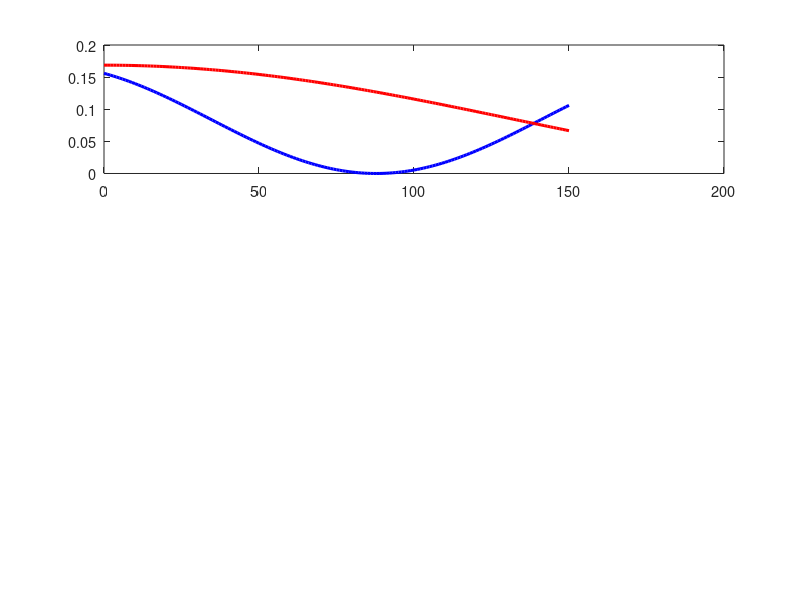

MATLAB code to generate this figure: (Note: this script raises an error after producing the figure.)
%% Silicon Photonic MRR ODE Solver: Thermal Tuning Range & Coefficient Extrema
% Reference: J. Wu et al., "Compact tunable silicon photonic differential-equation
%            solver for general linear time-invariant systems," Optics Express 22(21),
%            26254-26264 (2014).
%
% Theoretical & Physical Purpose:
% -------------------------------
% Given the typical silicon waveguide propagation loss of the paper (alpha = 8.0 dB/cm),
% this script computes the exact minimum and maximum achievable values of the
% first-order ODE coefficients [a0, b0] as a function of the minimum and maximum
% temperatures (T_min, T_max) applied to the thermo-optic microheaters controlling
% the two interferometric couplers.
%
% Governing Equations (Coupled-Mode Theory):
%   dy(t)/dt + a0*y(t) = dx(t)/dt + b0*x(t)
%
%   a0(T1, T2) = gamma_i + gamma_e1(T1) + gamma_e2(T2)
%   b0(T1, T2) = gamma_i + gamma_e2(T2) - gamma_e1(T1)
%
% where:
%   gamma_i       = (c * alpha_lin) / (2 * ng)  [Constant, fixed by alpha = 8 dB/cm]
%   gamma_e1(T1)  = - (c * ln(1 - kappa1(T1))) / (2 * ng * L)
%   gamma_e2(T2)  = - (c * ln(1 - kappa2(T2))) / (2 * ng * L)
%   kappa1,2(T)   = 2 * kappa0 * (1 - kappa0) * [1 + cos(Delta_phi1,2(T))]
%   Delta_phi1(T) = Delta_phi1_0 + (2*pi/lambda0) * (dn/dT) * Lb1 * (T1 - T_ambient)
%   Delta_phi2(T) = Delta_phi2_0 + (2*pi/lambda0) * (dn/dT) * Lb2 * (T2 - T_ambient)

clear; close all; clc;

%% 1. Baseline Physical Constants & Waveguide Parameters (Wu et al. 2014)
c             = 2.99792458e8;       % Speed of light in vacuum [m/s]
lambda0       = 1550.391e-9;        % Operating optical wavelength [m] (1550.391 nm)
f0            = c / lambda0;        % Optical carrier frequency [Hz] (~193.366 THz)
w0            = 2 * pi * f0;        % Optical carrier angular frequency [rad/s]
L             = 178.98e-6;          % Ring circumference [m] (178.98 um)
ng            = 4.1850;             % Silicon waveguide group index (TE mode)
tau_rt        = ng * L / c;         % Round-trip time [s] (~2.498 ps)
FSR           = 1 / tau_rt;         % Free Spectral Range [Hz] (~400.24 GHz)

% Waveguide Propagation Loss from Paper
alpha_dB_cm   = 8.0;                % Waveguide power loss factor [dB/cm]
alpha_dB_m    = alpha_dB_cm * 100;  % [dB/m]
alpha_lin     = alpha_dB_m * log(10) / 10; % Linear attenuation coefficient [1/m] (~184.2 1/m)
gamma_i       = c * alpha_lin / (2 * ng);  % Intrinsic cavity decay rate [rad/s] (~6.598e9 rad/s)
eta_roundtrip = 1 - exp(-alpha_lin * L);    % Round-trip intrinsic power loss (~3.25%)
Qi            = w0 / (2 * gamma_i);        % Intrinsic cavity quality factor (~9.21e4)

% MZI Tunable Interferometric Coupler Parameters (Section 3 of Paper)
kappa0        = 0.0441;             % Directional coupler splitting power ratio (FDTD)
kappa_max     = 4 * kappa0 * (1 - kappa0); % Maximum MZI power coupling (~0.168621)
gamma_e_max   = - c * log(1 - kappa_max) / (2 * ng * L); % Max coupling rate (~3.696e10 rad/s)

% Thermo-Optic Properties & Heater Arm Lengths (Wu et al. 2014)
dn_dT         = 1.86e-4;            % Thermo-optic coefficient of silicon [1/K]
Lb1           = 116.80e-6;          % Coupler 1 bus arm heater length [m] (116.80 um)
Lr1           = 47.12e-6;           % Coupler 1 ring arm length [m] (47.12 um)
Lb2           = 47.12e-6;           % Coupler 2 bus arm heater length [m] (47.12 um)
Lr2           = 47.12e-6;           % Coupler 2 ring arm length [m] (47.12 um)

% Geometrical Path Length Differences
dL1           = Lb1 - Lr1;          % Arm length difference coupler 1: 69.68 um
dL2           = Lb2 - Lr2;          % Arm length difference coupler 2: 0.00 um (symmetric arms)

% Static Geometrical Phase Offsets at Ambient Temperature (dT = 0)
dphi1_0       = (2 * pi / lambda0) * ng * dL1; % Static phase offset coupler 1 [rad]
dphi2_0       = (2 * pi / lambda0) * ng * dL2; % Static phase offset coupler 2 = 0 [rad]

% Characteristic Temperature Tuning Scales
% Temperature increase required for pi phase shift (minimum to maximum coupling):
dT_pi_1       = lambda0 / (2 * dn_dT * Lb1); % ~35.68 K for Heater 1
dT_pi_2       = lambda0 / (2 * dn_dT * Lb2); % ~88.45 K for Heater 2
% Temperature increase required for full 2*pi phase cycle:
dT_2pi_1      = lambda0 / (dn_dT * Lb1);     % ~71.37 K for Heater 1
dT_2pi_2      = lambda0 / (dn_dT * Lb2);     % ~176.90 K for Heater 2

%% 2. User-Defined Operating Temperature Window
% You can adjust these temperatures to evaluate your specific lab setup!
T_ambient_C   = 20.0;               % Ambient / baseline chip temperature [deg C]
T_min_C       = 20.0;               % Minimum achievable heater temperature [deg C]
T_max_C       = 120.0;              % Maximum allowable heater temperature [deg C]

% Temperature elevations relative to ambient [K]
dT_min        = max(0, T_min_C - T_ambient_C);
dT_max        = max(dT_min, T_max_C - T_ambient_C);

%% 3. Analytical Global Physical Extrema (Device Theoretical Boundaries)
% Regardless of temperature, the physical interferometric couplers can only
% span power couplings in the range kappa in [0, kappa_max].
% Because gamma_e(kappa) is strictly monotonic with kappa:
%   gamma_e in [0, gamma_e_max]
%
% Absolute Global Extrema for alpha = 8.0 dB/cm:
% a0 = gamma_i + gamma_e1 + gamma_e2:
a0_global_min = gamma_i;                                % kappa1 = 0, kappa2 = 0
a0_global_max = gamma_i + 2 * gamma_e_max;              % kappa1 = kappa_max, kappa2 = kappa_max

% b0 = gamma_i + gamma_e2 - gamma_e1:
b0_global_min = gamma_i - gamma_e_max;                  % kappa1 = kappa_max, kappa2 = 0 (over-coupled)
b0_global_max = gamma_i + gamma_e_max;                  % kappa1 = 0, kappa2 = kappa_max (under-coupled)

% The 4 Vertices of the Complete Achievable Parallelogram in (a0, b0) space:
V1 = [a0_global_min,                      gamma_i];                   % (k1=0, k2=0)
V2 = [gamma_i + gamma_e_max,              gamma_i - gamma_e_max];     % (k1=max, k2=0)
V3 = [a0_global_max,                      gamma_i];                   % (k1=max, k2=max)
V4 = [gamma_i + gamma_e_max,              gamma_i + gamma_e_max];     % (k1=0, k2=max)

%% 4. Achievable Extrema for the Specific Temperature Window [T_min, T_max]
% Sample the [dT_min, dT_max] temperature window finely
N_pts_T       = 300;
dT1_vec       = linspace(dT_min, dT_max, N_pts_T);
dT2_vec       = linspace(dT_min, dT_max, N_pts_T);

% Coupler phase shifts across the operating temperature span
phi1_vec      = dphi1_0 + (2 * pi / lambda0) * dn_dT * Lb1 * dT1_vec;
phi2_vec      = dphi2_0 + (2 * pi / lambda0) * dn_dT * Lb2 * dT2_vec;

% Coupler power coupling ranges achievable within [T_min, T_max]
k1_T_vec      = 2 * kappa0 * (1 - kappa0) * (1 + cos(phi1_vec));
k2_T_vec      = 2 * kappa0 * (1 - kappa0) * (1 + cos(phi2_vec));

k1_win_min    = min(k1_T_vec);
k1_win_max    = max(k1_T_vec);
k2_win_min    = min(k2_T_vec);
k2_win_max    = max(k2_T_vec);

% Corresponding decay rate ranges
ge1_win_min   = - c * log(max(1 - k1_win_min, 1e-12)) / (2 * ng * L);
ge1_win_max   = - c * log(max(1 - k1_win_max, 1e-12)) / (2 * ng * L);
ge2_win_min   = - c * log(max(1 - k2_win_min, 1e-12)) / (2 * ng * L);
ge2_win_max   = - c * log(max(1 - k2_win_max, 1e-12)) / (2 * ng * L);

% Achievable Extrema within [T_min, T_max]:
a0_win_min    = gamma_i + ge1_win_min + ge2_win_min;
a0_win_max    = gamma_i + ge1_win_max + ge2_win_max;

b0_win_min    = gamma_i + ge2_win_min - ge1_win_max;
b0_win_max    = gamma_i + ge2_win_max - ge1_win_min;

%% 5. Parametric Sweep: Extrema as a Continuous Function of Delta_T_max
% Here we sweep the upper thermal tuning limit Delta_T_max from 0 to 150 K
% to show how the bounds expand until saturation.
dT_sweep_max  = linspace(0, 150, 151); % 0 to 150 K temperature elevation
N_sweep       = length(dT_sweep_max);

a0_min_sweep  = zeros(1, N_sweep);
a0_max_sweep  = zeros(1, N_sweep);
b0_min_sweep  = zeros(1, N_sweep);
b0_max_sweep  = zeros(1, N_sweep);
k1_min_sweep  = zeros(1, N_sweep);
k1_max_sweep  = zeros(1, N_sweep);
k2_min_sweep  = zeros(1, N_sweep);
k2_max_sweep  = zeros(1, N_sweep);

for s = 1:N_sweep
    dt_lim = dT_sweep_max(s);
    if dt_lim == 0
        p1 = dphi1_0;
        p2 = dphi2_0;
    else
        dt_sub = linspace(0, dt_lim, 100);
        p1 = dphi1_0 + (2 * pi / lambda0) * dn_dT * Lb1 * dt_sub;
        p2 = dphi2_0 + (2 * pi / lambda0) * dn_dT * Lb2 * dt_sub;
    end
    k1_sub = 2 * kappa0 * (1 - kappa0) * (1 + cos(p1));
    k2_sub = 2 * kappa0 * (1 - kappa0) * (1 + cos(p2));
    
    k1_min_sweep(s) = min(k1_sub);
    k1_max_sweep(s) = max(k1_sub);
    k2_min_sweep(s) = min(k2_sub);
    k2_max_sweep(s) = max(k2_sub);
    
    ge1_min_s = - c * log(max(1 - k1_min_sweep(s), 1e-12)) / (2 * ng * L);
    ge1_max_s = - c * log(max(1 - k1_max_sweep(s), 1e-12)) / (2 * ng * L);
    ge2_min_s = - c * log(max(1 - k2_min_sweep(s), 1e-12)) / (2 * ng * L);
    ge2_max_s = - c * log(max(1 - k2_max_sweep(s), 1e-12)) / (2 * ng * L);
    
    a0_min_sweep(s) = gamma_i + ge1_min_s + ge2_min_s;
    a0_max_sweep(s) = gamma_i + ge1_max_s + ge2_max_s;
    b0_min_sweep(s) = gamma_i + ge2_min_s - ge1_max_s;
    b0_max_sweep(s) = gamma_i + ge2_max_s - ge1_min_s;
end

%% 6. 2D Meshgrid Parameter Space across [T_min, T_max]
[DT1, DT2]    = meshgrid(dT1_vec, dT2_vec);
Phi1_2D       = dphi1_0 + (2 * pi / lambda0) * dn_dT * Lb1 * DT1;
Phi2_2D       = dphi2_0 + (2 * pi / lambda0) * dn_dT * Lb2 * DT2;

K1_2D         = 2 * kappa0 * (1 - kappa0) * (1 + cos(Phi1_2D));
K2_2D         = 2 * kappa0 * (1 - kappa0) * (1 + cos(Phi2_2D));

Ge1_2D        = - c * log(max(1 - K1_2D, 1e-12)) / (2 * ng * L);
Ge2_2D        = - c * log(max(1 - K2_2D, 1e-12)) / (2 * ng * L);

A0_2D         = gamma_i + Ge1_2D + Ge2_2D;
B0_2D         = gamma_i + Ge2_2D - Ge1_2D;

%% 7. Formatted Console Summary & Physical Insights
fprintf('========================================================================================\n');
fprintf('       SILICON PHOTONIC MRR ODE SOLVER: THERMAL TUNING & COEFFICIENT BOUNDS             \n');
fprintf('       Reference: Wu et al., Optics Express 22(21), 26254-26264 (2014)                  \n');
fprintf('========================================================================================\n');
fprintf('Waveguide Propagation Loss (alpha)  : %.2f dB/cm (Linear: %.2f m^-1)\n', alpha_dB_cm, alpha_lin);
fprintf('Cavity Round-Trip Loss (eta)        : %.3f %% (Intrinsic Qi = %.2e)\n', eta_roundtrip * 100, Qi);
fprintf('Fixed Intrinsic Decay Rate (gamma_i): %.4e rad/s\n', gamma_i);
fprintf('Max MZI Power Coupling (kappa_max)  : %.6f (Directional coupler kappa0 = %.4f)\n', kappa_max, kappa0);
fprintf('Max Coupling Decay Rate (gamma_max) : %.4e rad/s\n', gamma_e_max);
fprintf('----------------------------------------------------------------------------------------\n');
fprintf('THERMO-OPTIC HEATER CHARACTERISTICS:\n');
fprintf('  Heater 1 (Through Coupler Bus Arm): Lb1 = %.2f um, Lr1 = %.2f um (Delta_L1 = %.2f um)\n', ...
        Lb1 * 1e6, Lr1 * 1e6, dL1 * 1e6);
fprintf('    -> Delta_T for pi phase shift   : %.2f K (%.1f deg C above ambient)\n', dT_pi_1, T_ambient_C + dT_pi_1);
fprintf('    -> Delta_T for 2*pi phase shift : %.2f K (%.1f deg C above ambient)\n', dT_2pi_1, T_ambient_C + dT_2pi_1);
fprintf('  Heater 2 (Drop Coupler Bus Arm)   : Lb2 = %.2f um, Lr2 = %.2f um (Delta_L2 = 0.00 um)\n', ...
        Lb2 * 1e6, Lr2 * 1e6);
fprintf('    -> Delta_T for pi phase shift   : %.2f K (%.1f deg C above ambient)\n', dT_pi_2, T_ambient_C + dT_pi_2);
fprintf('    -> Delta_T for 2*pi phase shift : %.2f K (%.1f deg C above ambient)\n', dT_2pi_2, T_ambient_C + dT_2pi_2);
fprintf('----------------------------------------------------------------------------------------\n');
fprintf('ABSOLUTE GLOBAL PHYSICAL EXTREMA (Device Architecture Limits at alpha = 8.0 dB/cm):\n');
fprintf('  Coefficient a0 (Bandwidth / Damping) :\n');
fprintf('    - Minimum a0 [kappa1=0, kappa2=0] : %.4e rad/s\n', a0_global_min);
fprintf('    - Maximum a0 [kappa1=max, kappa2=max]: %.4e rad/s\n', a0_global_max);
fprintf('    - Full a0 Tuning Span (Delta a0)  : %.4e rad/s (Dynamic Ratio = %.1fx)\n', ...
        a0_global_max - a0_global_min, a0_global_max/a0_global_min);
fprintf('  Coefficient b0 (Zero Location / Coupling Symmetry) :\n');
fprintf('    - Minimum b0 [kappa1=max, kappa2=0] : %+.4e rad/s -> Deep Over-coupled\n', ...
        b0_global_min);
fprintf('    - Maximum b0 [kappa1=0, kappa2=max] : %+.4e rad/s -> Deep Under-coupled\n', ...
        b0_global_max);
fprintf('    - Critical Coupling Zero-Crossing  : b0 = 0 rad/s (gamma_e1 - gamma_e2 = gamma_i = %.4e rad/s)\n', ...
        gamma_i);
fprintf('----------------------------------------------------------------------------------------\n');
fprintf('CONFIGURED OPERATING WINDOW: T in [%.1f, %.1f] deg C (Delta_T in [%.1f, %.1f] K):\n', ...
        T_min_C, T_max_C, dT_min, dT_max);
fprintf('  Coupler 1 Achievable Coupling     : kappa1 in [%.4f, %.4f]\n', k1_win_min, k1_win_max);
fprintf('  Coupler 2 Achievable Coupling     : kappa2 in [%.4f, %.4f]\n', k2_win_min, k2_win_max);
fprintf('  Achieved a0 Range                 : [%.4e, %.4e] rad/s\n', a0_win_min, a0_win_max);
fprintf('  Achieved b0 Range                 : [%+.4e, %+.4e] rad/s\n', b0_win_min, b0_win_max);
if b0_win_min < 0 && b0_win_max > 0
    fprintf('  Coupling Regimes Accessible       : BOTH Over-coupled (b0 < 0) and Under-coupled (b0 > 0)!\n');
    fprintf('                                      Includes Critical Coupling Differentiator Mode (b0 = 0).\n');
elseif b0_win_max <= 0
    fprintf('  Coupling Regimes Accessible       : Exclusively Over-coupled (b0 <= 0).\n');
else
    fprintf('  Coupling Regimes Accessible       : Exclusively Under-coupled (b0 >= 0).\n');
end
fprintf('========================================================================================\n\n');

%% 8. Visualization: Figure 1 - Evolution of Extrema vs. Maximum Temperature
set(0, 'DefaultAxesFontSize', 10.5, 'DefaultLineLineWidth', 1.8);

fig1 = figure('Name', 'MRR ODE Solver - Thermal Tuning Range & Extrema', ...
              'Position', [60, 40, 950, 850], 'Color', 'w');

% (a) Power Coupling Coefficients vs Temperature Elevation
subplot(3, 1, 1);
plot(dT_sweep_max, k1_T_vec(1:N_sweep), 'b-', 'LineWidth', 2.2, 'DisplayName', '\kappa_1(\Delta T_1) (Heater 1, L_{b1}=116.8 \mum)');
hold on;
plot(dT_sweep_max, k2_T_vec(1:N_sweep), 'r-', 'LineWidth', 2.2, 'DisplayName', '\kappa_2(\Delta T_2) (Heater 2, L_{b2}=47.1 \mum)');
yline(kappa_max, 'k:', 'LineWidth', 1.5, 'DisplayName', sprintf('\\kappa_{max} = %.4f', kappa_max));
yline(0, 'k--', 'LineWidth', 1.2, 'DisplayName', '\kappa_{min} = 0');
xline(dT_pi_1, 'b--', 'LineWidth', 1.2, 'DisplayName', sprintf('\\Delta T_{\\pi,1} = %.1f K', dT_pi_1));
xline(dT_pi_2, 'r--', 'LineWidth', 1.2, 'DisplayName', sprintf('\\Delta T_{\\pi,2} = %.1f K', dT_pi_2));
grid on; box on;
xlim([0, 150]); ylim([-0.01, 0.185]);
xlabel('Temperature Elevation \Delta T [K]');
ylabel('Power Coupling Ratio \kappa');
title('(a) Coupler Power Couplings vs. Heater Temperature');
legend('Location', 'northeast', 'FontSize', 8.5);

% (b) Min and Max a0 vs Temperature Tuning Range Delta_T_max
subplot(3, 1, 2);
a0_min_rad = a0_min_sweep;
a0_max_rad = a0_max_sweep;
fill([dT_sweep_max, fliplr(dT_sweep_max)], ...
     [a0_max_rad, fliplr(a0_min_rad)], ...
     [0.85, 0.92, 1.0], 'EdgeColor', 'none', 'DisplayName', 'Achievable a_0 Bandwidth Range');
hold on;
plot(dT_sweep_max, a0_max_rad, 'b-', 'LineWidth', 2.2, 'DisplayName', 'a_{0,max}(\Delta T_{max})');
plot(dT_sweep_max, a0_min_rad, 'b--', 'LineWidth', 2.0, 'DisplayName', 'a_{0,min}(\Delta T_{max})');
yline(a0_global_max, 'k:', 'LineWidth', 1.5, 'DisplayName', sprintf('Global a_{0,max} = %.2e rad/s', a0_global_max));
yline(a0_global_min, 'k-.', 'LineWidth', 1.5, 'DisplayName', sprintf('Global a_{0,min} = \\gamma_i = %.2e rad/s', a0_global_min));
xline(dT_max, 'm-', 'LineWidth', 1.6, 'DisplayName', sprintf('User Window \\Delta T_{max} = %.0f K', dT_max));
grid on; box on;
xlim([0, 150]); ylim([0, 9e10]);
xlabel('Maximum Temperature Tuning Range \Delta T_{max} [K]');
ylabel('ODE Coefficient a_0 [rad/s]');
title('(b) Bandwidth / Damping Coefficient a_0 Tuning Range');
legend('Location', 'east', 'FontSize', 8.5);

% (c) Min and Max b0 vs Temperature Tuning Range Delta_T_max
subplot(3, 1, 3);
b0_min_rad = b0_min_sweep;
b0_max_rad = b0_max_sweep;
fill([dT_sweep_max, fliplr(dT_sweep_max)], ...
     [b0_max_rad, fliplr(b0_min_rad)], ...
     [1.0, 0.88, 0.88], 'EdgeColor', 'none', 'DisplayName', 'Achievable b_0 Tuning Range');
hold on;
plot(dT_sweep_max, b0_max_rad, 'r-', 'LineWidth', 2.2, 'DisplayName', 'b_{0,max}(\Delta T_{max}) (Under-coupled)');
plot(dT_sweep_max, b0_min_rad, 'r--', 'LineWidth', 2.0, 'DisplayName', 'b_{0,min}(\Delta T_{max}) (Over-coupled)');
yline(0, 'k-', 'LineWidth', 1.4, 'DisplayName', 'Critical Coupling Line (b_0 = 0)');
yline(b0_global_max, 'k:', 'LineWidth', 1.5, 'DisplayName', sprintf('Global b_{0,max} = %+.2e rad/s', b0_global_max));
yline(b0_global_min, 'k-.', 'LineWidth', 1.5, 'DisplayName', sprintf('Global b_{0,min} = %.2e rad/s', b0_global_min));
xline(dT_max, 'm-', 'LineWidth', 1.6, 'DisplayName', sprintf('User Window \\Delta T_{max} = %.0f K', dT_max));
grid on; box on;
xlim([0, 150]); ylim([-3.5e10, 5e10]);
xlabel('Maximum Temperature Tuning Range \Delta T_{max} [K]');
ylabel('ODE Coefficient b_0 [rad/s]');
title('(c) Zero Location / Coupling Symmetry b_0 Tuning Range');
legend('Location', 'east', 'FontSize', 8.5);

%% 9. Visualization: Figure 2 - 2D Thermal Landscapes & Reachable (a0, b0) Space
fig2 = figure('Name', 'MRR ODE Solver - 2D Operational Space & Landscapes', ...
              'Position', [120, 100, 1100, 820], 'Color', 'w');

T1_grid_C = T_ambient_C + DT1;
T2_grid_C = T_ambient_C + DT2;

% (a) 2D Contour of a0 across the (T1, T2) Heater Control Plane
subplot(2, 2, 1);
contourf(T1_grid_C, T2_grid_C, A0_2D, 25, 'LineColor', 'none');
colorbar; colormap(gca, 'jet');
hold on;
xlabel('Heater 1 Temperature T_1 [^\circC]');
ylabel('Heater 2 Temperature T_2 [^\circC]');
title('(a) Coefficient a_0 [rad/s] vs. (T_1, T_2)');
grid on; box on;

% (b) 2D Contour of b0 across the (T1, T2) Heater Control Plane
subplot(2, 2, 2);
contourf(T1_grid_C, T2_grid_C, B0_2D, 25, 'LineColor', 'none');
colorbar; colormap(gca, 'parula');
hold on;
% Critical coupling differentiator contour (b0 = 0)
[C_crit, h_crit] = contour(T1_grid_C, T2_grid_C, B0_2D, [0 0], 'w-', 'LineWidth', 2.4);
xlabel('Heater 1 Temperature T_1 [^\circC]');
ylabel('Heater 2 Temperature T_2 [^\circC]');
title('(b) Coefficient b_0 [rad/s] & Differentiator Line (b_0 = 0)');
grid on; box on;

% (c) 2D Reachable ODE Space (a0, b0) - Full Physical Parallelogram vs Active Window
subplot(2, 2, [3, 4]);

% 1. Plot Global Theoretical Parallelogram
poly_a0 = [V1(1), V2(1), V3(1), V4(1), V1(1)];
poly_b0 = [V1(2), V2(2), V3(2), V4(2), V1(2)];
fill(poly_a0, poly_b0, [0.93, 0.93, 0.93], 'EdgeColor', [0.4 0.4 0.4], ...
     'LineWidth', 1.6, 'DisplayName', 'Global Physical Architecture Domain (\alpha = 8 dB/cm)');
hold on;

% 2. Scatter plot of points reachable within current [T_min, T_max]
scatter(A0_2D(:), B0_2D(:), 9, [0.2 0.6 0.9], 'filled', ...
        'MarkerFaceAlpha', 0.4, 'DisplayName', sprintf('Reachable in [%.0f, %.0f] ^\\circC Window', T_min_C, T_max_C));

% 3. Critical Coupling Differentiator Axis (b0 = 0)
yline(0, 'k--', 'LineWidth', 1.8, 'DisplayName', 'Critical Coupling Axis (b_0 = 0, Differentiator)');

% 4. Shaded Over-coupled and Under-coupled zones text
text(1.2e10, -2.0e10, 'OVER-COUPLED REGIME (b_0 < 0)', 'FontSize', 11, 'FontWeight', 'bold', 'Color', [0.8 0.1 0.1]);
text(1.2e10, +3.0e10, 'UNDER-COUPLED REGIME (b_0 > 0)', 'FontSize', 11, 'FontWeight', 'bold', 'Color', [0.1 0.3 0.8]);

% 5. Highlight Experimental System Testing Points from Wu et al. (2014)
% Testing I (unheated P1=0, P2=0): a0 = 8.0127e10 rad/s, b0 = 8.1233e9 rad/s
plot(8.0127e10, 8.1233e9, 'p', 'MarkerSize', 13, ...
     'MarkerFaceColor', [1.0 0.8 0.0], 'MarkerEdgeColor', 'k', ...
     'DisplayName', 'Paper Exp Testing I (Unheated: a_0=8.01\times10^{10}, b_0=+8.12\times10^9 rad/s)');

% Testing Set 3 (constant a0 = 6.3452e10 rad/s, varied b0)
a0_exp3 = 6.3452e10;
b0_exp3 = [-8.5515e9, -1.6055e9, 5.4834e9];
plot(a0_exp3 * ones(size(b0_exp3)), b0_exp3, 'rs', 'MarkerSize', 9, ...
     'MarkerFaceColor', 'r', 'DisplayName', 'Paper Exp Set 3 (Constant a_0 = 6.35\times10^{10} rad/s, Varied b_0)');

% Testing Set 4 (constant b0 = 6.7874e9 rad/s, varied a0)
b0_exp4 = 6.7874e9;
a0_exp4 = [2.8127e10, 5.9454e10, 7.8791e10];
plot(a0_exp4, b0_exp4 * ones(size(a0_exp4)), 'g^', 'MarkerSize', 9, ...
     'MarkerFaceColor', 'g', 'DisplayName', 'Paper Exp Set 4 (Constant b_0 = 6.79\times10^9 rad/s, Varied a_0)');

grid on; box on;
xlim([0, 9.0e10]); ylim([-3.5e10, 5.0e10]);
xlabel('ODE Bandwidth / Damping Coefficient a_0 [rad/s]');
ylabel('ODE Zero Location Coefficient b_0 [rad/s]');
title('(c) 2D Achievable ODE Coefficient Space (a_0, b_0) & Experimental Verification');
legend('Location', 'northwest', 'FontSize', 9.0);

fprintf('========================================================================================\n');
fprintf('Simulation complete. Figures 1 and 2 successfully generated.\n');
fprintf('========================================================================================\n');
